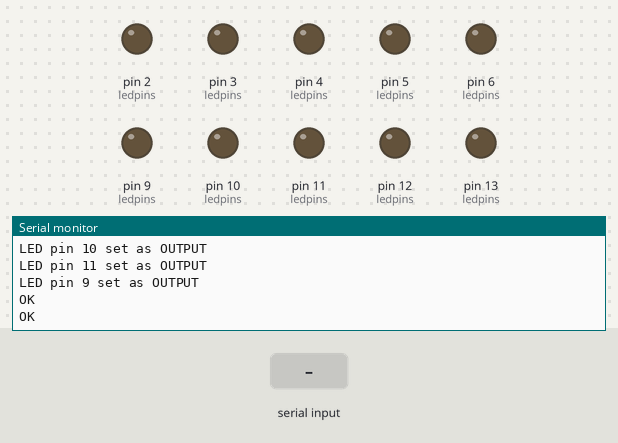
Bench run of a sketch on a simulated Arduino Uno, built with avr-gcc and run on an emulated ATmega328P. On the bench: output pins drawn as LEDs (lit = HIGH), the last lines printed to the serial monitor. The inputs (shaded band) are chosen by the test bench. The modem accepts every AT command (registered, SIM ready, sends succeed) and sends nothing else.

Above: at 3.4 s.
3.5 s: "90,45\n" received over the second serial link
At 4.4 s:
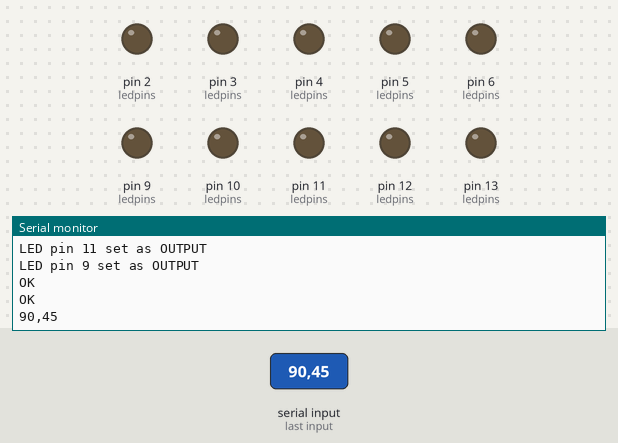
5.0 s: "5\n" received over the second serial link
At 5.6 s:
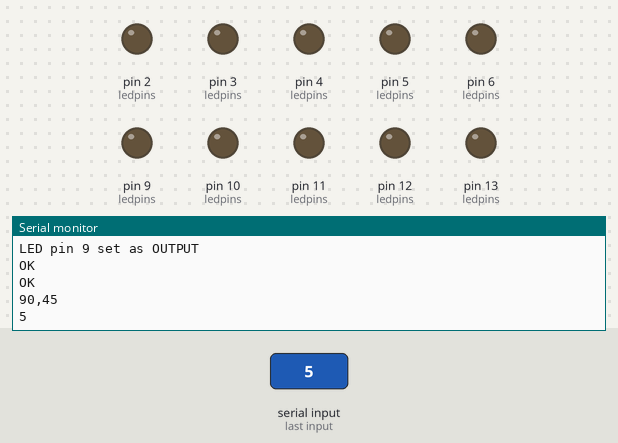
Timing chart, 0 to 8.0 s (numbered marks = the images above; inputs shaded):
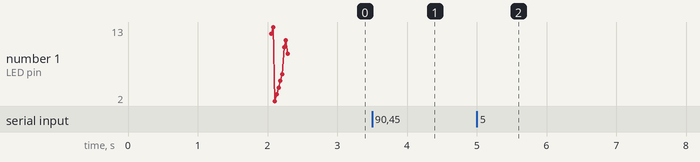

The sketch:

Eric.ino
```cpp
#include <SoftwareSerial.h>
SoftwareSerial gsm(7, 8);

char incoming_char;
String received_message = "";
bool message_received = false;

int led0 = 12;
int led1 = 13;
int led2 = 2;
int led3 = 3;
int led4 = 4;
int led5 = 5;
int led6 = 6;
int led7 = 10;
int led8 = 11;
int led9 = 9;

int ledpins[] = {led0, led1, led2, led3, led4, led5, led6, led7, led8, led9};

void setup() {
  Serial.begin(9600);
  gsm.begin(9600);
  gsm.println("AT+CMGF=1"); // Set SMS text mode
  delay(1000);
  gsm.println("AT+CNMI=2,2,0,0,0"); // Configure to show SMS immediately
  delay(1000);
  Serial.println("Setting up LEDs...");
  for (int i = 0; i < sizeof(ledpins) / sizeof(ledpins[0]); i++) {
    pinMode(ledpins[i], OUTPUT);
    Serial.print("LED pin ");
    Serial.print(ledpins[i]);
    Serial.println(" set as OUTPUT");
    digitalWrite(ledpins[i],LOW);
  }
}

void loop(){
  if (gsm.available()) {
    incoming_char = gsm.read();
    Serial.print(incoming_char);
    }
    if (incoming_char == '\r' || incoming_char == '\n') {
    if (received_message.length() > 0) {
        received_message += incoming_char;
        message_received = true; // Set flag to indicate message has been received
        processMessage(received_message);
        received_message = ""; // Clear message after processing
        message_received =message_received;
    }}}
void processMessage(String message) {
  // Turn off all LEDs initially
  for (int i = 0; i < sizeof(ledpins) / sizeof(ledpins[0]); i++) {
    digitalWrite(ledpins[i], LOW);
  }

  // Iterate through the message
  for (int i = 0; i < message.length(); i++) {
    char c = message[i];
    Serial.println(c);
    int ledIndex = c - '0'; // Convert char to corresponding ledpins index (0-9)
    if (ledIndex >= 0 && ledIndex < sizeof(ledpins) / sizeof(ledpins[0])) {
      Serial.print("Turning on LED pin ");
      Serial.println(ledpins[ledIndex]);
      digitalWrite(ledpins[ledIndex], HIGH);
      delay(100); // Adjust delay as needed
      digitalWrite(ledpins[ledIndex], LOW);
      delay(100);
    }
  }
}
```

Measured:
- after the input at 3.5 s, the serial monitor: prints a new line at once (image 1)
- after the input at 5.0 s, the serial monitor: prints a new line at once (image 2)
